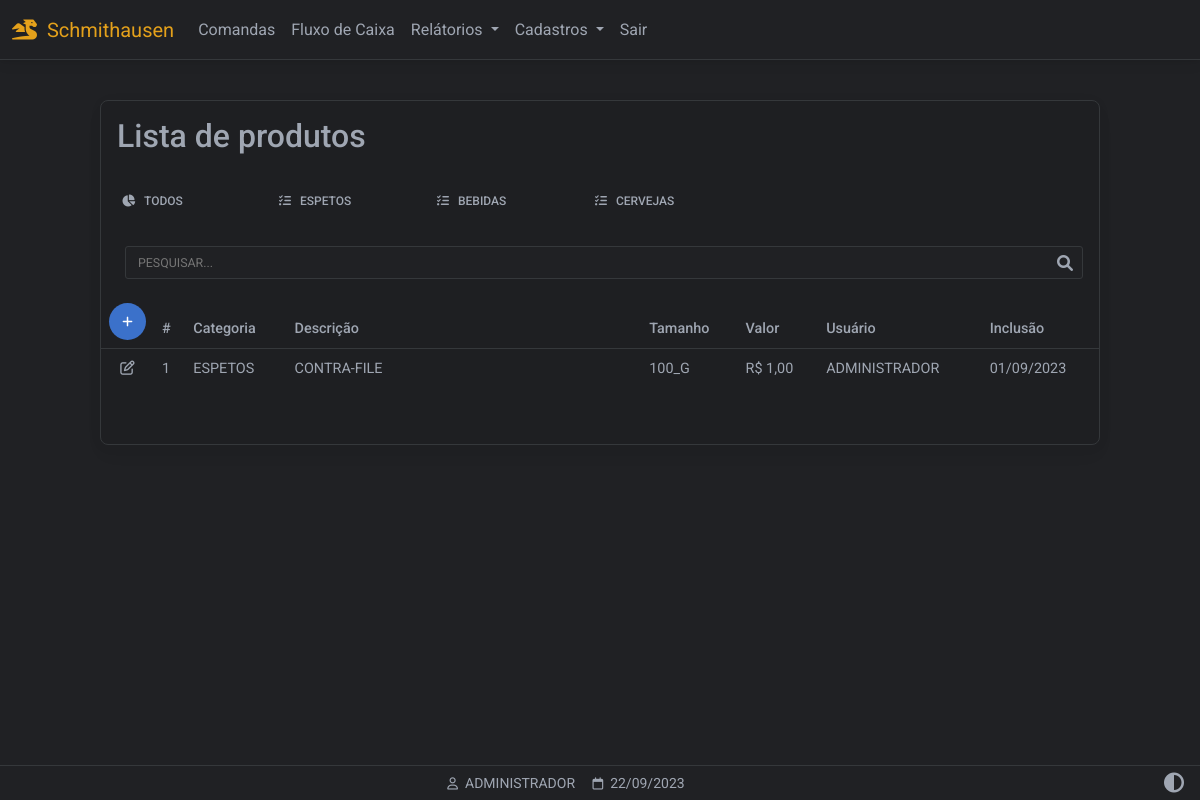
Page /produtos (signed in) on the committed database.
### website/models.py (models this page shows)
class Categoria(db.Model):
    id = db.Column(db.Integer, primary_key=True)
    nome = db.Column(db.String(150))
    categoria = db.relationship('Tamanho',backref='tamanhos')

class Produto(db.Model):
    id = db.Column(db.Integer, primary_key=True)
    descricao = db.Column(db.String(150))
    valor = db.Column(db.Float)
    data_criacao = db.Column(db.DateTime(timezone=True), default=func.now())
    user_id = db.Column(db.Integer, db.ForeignKey('user.id'))
    cat_id = db.Column(db.Integer, db.ForeignKey('categoria.id'))
    tam_id = db.Column(db.Integer, db.ForeignKey('tamanho.id'))
    usuario = db.relationship('User',backref='usuarios')
    categoria = db.relationship('Categoria',backref='categorias')
    tamanho = db.relationship('Tamanho',backref='tamanho')

class Tamanho(db.Model):
    id = db.Column(db.Integer, primary_key=True)
    nome = db.Column(db.String(150))
    cat_id = db.Column(db.Integer, db.ForeignKey('categoria.id'))

class User(db.Model, UserMixin):
    id = db.Column(db.Integer, primary_key=True)
    email = db.Column(db.String(150), unique=True)
    password = db.Column(db.String(150))
    first_name = db.Column(db.String(150))
    user = db.relationship('Produto',backref='produto')

### website/views.py (the view)
@views.route('/produtos', methods=['GET','POST'])
@login_required
def produtos():
    produtos = Produto.query.all()
    tamanhos = Tamanho.query.all()
    categorias = Categoria.query.all()
    return render_template("produtos_listar.html",
        user=current_user,
        data=data,
        produtos=produtos,
        tamanhos=tamanhos,
        categorias=categorias)

### website/__init__.py (called while the page is built)
def create_app():
    app = Flask(__name__)
    app.config['SECRET_KEY'] = 'hjshjhdjah kjshkjdhjs'
    app.config['SQLALCHEMY_DATABASE_URI'] = f'sqlite:///{DB_NAME}'
    app.config["TEMPLATES_AUTO_RELOAD"] = True
    db.init_app(app)
    from .views import views
    from .auth import auth
    app.register_blueprint(views, url_prefix='/')
    app.register_blueprint(auth, url_prefix='/')
    from .models import User, Cliente, Produto
    with app.app_context():
        db.create_all()
    login_manager = LoginManager()
    login_manager.login_view = 'auth.login'
    login_manager.login_message = u"FAVOR EFETUAR LOGIN!"
    login_manager.init_app(app)
    @login_manager.user_loader
    def load_user(id):
        return User.query.get(int(id))
    return app

### website/templates/produtos_listar.html (shortened to what this page needs)
{% extends "base.html" %}
{% block content %}
<div class="container-fluid" style="min-height:100dvh;padding-top:100px">
  <div class="table-responsive w-100 card myTheme-900 larg-max m-auto" style="padding-bottom: 40px">
   <table class="table table-borderless table-sm myTheme-900 ">
    <thead>
      <tr>
        <h2 class="p-3 ">Lista de produtos</h2>
      </tr>
      <tr>
        <div class="form-control-sm">
          <ul class="nav nav-tabs mb-3 myTheme-900">
            <li class="p-1 nav-item myTheme-900">
              <a class="nav-link p-2"
              data-id="0"
              role="button"
              href="/filtro_produtos/0">
              <i class="fas fa-chart-pie fa-fw me-2 me-2"></i>TODOS</a>
            </li>
            {% for cat in categorias %}
            <li class="p-1 nav-item myTheme-900">
              <a class="nav-link  p-2"
              data-id="{{ cat.id }}"
              role="button"
              href="/filtro_produtos/{{ cat.id }}">
              <i class="fa-solid fa-list-check"></i>&nbsp;&nbsp;&nbsp;{{ cat.nome }}</a>
            </li>
            {% endfor %}
          </ul>
        </div>
      </tr>
      <tr>
        <div class="p-3 pt-0">
          <div class="form-outline mt-2 ps-2" style="margin-bottom: 0!important;padding-bottom: 0!important;">
            <input type="text" style="text-transform:uppercase" id="inputPesquisarProduto"
            class="myInputs form-control-sm" placeholder="Pesquisar..."
            onkeyup='pesquisarTabelaProdutos()'
            >
          </div>
        </div>
      </tr>
      <tr>
        <th class="text-nowrap" scope="col">
          <a href="/produtos_cadastrar" class="btn btn-primary btn-floating d-flex justify-content-center align-items-center">
            <i class="fa-solid fa-plus"></i>
          </a>
        </th>
        <th class="text-nowrap" scope="col">#</th>
        <th class="text-nowrap" scope="col">Categoria</th>
        <th class="text-nowrap" scope="col" style="min-width: 280px;">Descrição</th>
        <th class="text-nowrap" scope="col">Tamanho</th>
        <th class="text-nowrap" scope="col">Valor</th>
        <th class="text-nowrap" scope="col">Usuário</th>
        <th class="text-nowrap" scope="col">Inclusão</th>
      </tr>
    </thead>
    <tbody id="tb-produtos">
      {% for i in produtos %}
      <tr>
        <td class="text-center" style="width: 50px">
          <a role="button" class=""
          href="/produtos_atualizar/{{ i.id }}/{{ i.categoria.id }}/{{ i.tamanho.id }}">
          <i class="fa-regular fa-pen-to-square"></i>
        </a>
      </td>
      <td class="text-nowrap" scope="row"> {{ i.id }} </td>
      <td class="text-nowrap" scope="row" style="min-width:80px"> {{ i.categoria.nome }}</td>
      <td class="text-nowrap" scope="row"> {{ i.descricao }} </td>
      <td class="text-nowrap" scope="row"> {{ i.tamanho.nome }} </td>
      <td class="text-nowrap" scope="row"> {{ "R$ {:,.2f}".format( i.valor ) | replace(".",",") }} </td>
      <td class="text-nowrap" scope="row"> {{ i.produto.first_name.split()[0] }} </td>
      <td class="text-nowrap" scope="row"> {{ i.data_criacao.strftime('%d/%m/%Y') }} </td>
    </tr>
    {% endfor %}
  </tbody>
</table>
</div>
</div>
{% endblock %}
{% block titlefooter %}
<span>
  &nbsp;{{ user.first_name.split()[0] | upper }}
  <span>
    &nbsp;{{ data.strftime('%d/%m/%Y') }}
  </span>
  {% endblock %}

### website/templates/base.html (shortened to what this page needs)
<!DOCTYPE html>
<html lang="pt-br" class="{{ 'light-mode' if session.get('theme') == 'light' }}">
<head>
<link rel="stylesheet" href="https://cdnjs.cloudflare.com/ajax/libs/font-awesome/6.0.0/css/all.min.css"/>
<link rel="stylesheet" type="text/css"       href="{{ url_for('static', filename='css/mdb.min.css')      }}">
<link rel="stylesheet" type="text/css"       href="{{ url_for('static', filename='css/base.css')         }}">
</head>
<body class="myTheme-500">
<nav id="navbar" class="autohide navbar navbar-expand-lg fixed-top myTheme-500">
  <div class="container-fluid">
    <a class="navbar-brand"><i class="fa-solid fa-dragon"></i>&nbsp;&nbsp;Schmithausen</a>
    {% if user.is_authenticated %}
    <div class="collapse navbar-collapse" id="navbarSupportedContent">
      <ul class="navbar-nav me-auto mb-2 mb-lg-0 my-navbar">
        <li class="nav-item">
          <a class="nav-link" href="/comandas">Comandas</a>
        </li>
        <li class="nav-item">
          <a class="nav-link" href="#">Fluxo de Caixa</a>
        </li>
        <li class="nav-item dropdown">
          <a class="nav-link dropdown-toggle" href="#" id="navbarDropdown" role="button" data-mdb-toggle="dropdown" aria-expanded="false">
            Relátorios
          </a>
        </li>
        <li class="nav-item dropdown">
          <a class="nav-link dropdown-toggle" href="#" id="navbarDropdown" role="button" data-mdb-toggle="dropdown" aria-expanded="false">
            Cadastros
          </a>
                      <li class="nav-item">
                      <a class="nav-link btn-sair" href="/logout">Sair</a>
                      </li>
        {% endif %}
        </li>
      </ul>
    </div>
  </div>
</nav>
  {% block content %}
  {% endblock %}
<footer class="row text-center fixed-bottom my-footer">
  <div class="col text-center p-1" style="min-width: 250px">
   <small>
   {% block titlefooter %}{% endblock %}
   </small>
    </div>
<div class="col text-center p-1 me-2" style="max-width: 60px;">
<a href="{{ url_for('views.toggle_theme', current_page=request.path) }}">
  <span>
  <i class="fa-solid fa-circle-half-stroke fa-lg"></i>
  </span>
</div>
</footer>
</body>
</html>

### website/static/css/base.css (style rules this page uses)
:root { --custom-color: 211, 84, 0; --color-primary: 59, 113, 202; --color-secondary: 159,166,178; --color-success: 20,164,77; --color-danger: 220, 76, 76; --color-warning: 228,161,27; --color-info: 84,180,211; --color-ligth: 251,251,251; --color-theme-500: 32, 33, 36; --color-theme-900: 30, 31, 34; --cor-fonte: 159,166,178; --cor-da-borda: 53, 56, 59; }
.larg-max { max-width: 1000px!important; }
.myTheme-900 { background-color: rgb(var(--color-theme-900))!important; color: rgb(var(--cor-fonte))!important; }
.myTheme-500 { background-color: rgb(var(--color-theme-500))!important; color: rgb(var(--cor-fonte))!important; }
.navbar-expand-lg { background-color: rgb(var(--color-theme-900)); border-bottom: 1px solid rgb(var(--cor-da-borda)); }
.fa-bars, .fa-circle-half-stroke { color: rgb(var(--cor-fonte))!important; }
#navbar .nav-link { color: rgb(var(--cor-fonte))!important; }
.my-footer { background-color: rgb(var(--color-theme-500)); border-top: 1px solid rgb(var(--cor-da-borda)); color: rgb(var(--cor-fonte)); }
.my-footer span { color: rgb(var(--cor-fonte)); }
.nav-tabs .nav-link { width: 150px; background-color: rgb(var(--color-theme-900)); color: rgb(var(--cor-fonte)); border-bottom: none; }
.table-responsive { border: 1px solid rgb(var(--cor-da-borda))!important; color: rgb(var(--cor-fonte))!important; margin-bottom: 80px!important; }
.table-responsive thead th { border-bottom: 1px solid rgb(var(--cor-da-borda))!important; }
.btn { box-shadow: none!important; }
.navbar-brand { color:rgba(var(--color-warning),1); pointer-events: none;" }
.fa-pen-to-square, .fa-trash-can { color: rgb(var(--cor-fonte))!important; }
.form-outline { margin-bottom: 30px!important; }
.myInputs { color: rgb(var(--cor-fonte))!important; border: 1px solid rgb(var(--cor-da-borda))!important; background-color: rgb(var(--color-theme-500)); width: 100%; padding: 0.35rem; padding-left: 0.75rem; border-radius: 3px; }

### rows in the picture
Categoria: nome "ESPETOS"
Categoria: nome "BEBIDAS"
Categoria: nome "CERVEJAS"
Produto: id "1", categoria.nome "ESPETOS", descricao "CONTRA-FILE", tamanho.nome "100_G", valor "R$ 1,00", produto.first_name "ADMINISTRADOR", data_criacao "01/09/2023"
User: first_name "ADMINISTRADOR"

### other values in the picture
{{ data.strftime('%d/%m/%Y') }} "22/09/2023"
